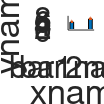

Recreate this plot in MATLAB.
% this function draws a bar graph with error bars


yname = 'yname';
xname = 'xname';
bar1name = 'bar1nam';
bar2name = 'bar2name';
output_filename = 'tmp.png';

close;
y = [5 7];
x = [9 10];
e = [ 1 1];
minY = min(0,min(y-e));
maxY = max(y+e+e);
bar(x,y,0.2);
set(gca,'xTick',x);
set(gca,'xTickLabel',{bar1name bar2name})
ylim([minY maxY]);
hold on;
he = errorbar(x,y,zeros(size(y)),e,'.')
set(he,'LineWidth',1.5);
img_width = 1; % inch
img_height = 1; % inch
set(gcf, 'PaperSize', [img_width img_height]);
set(gcf, 'PaperPositionMode', 'manual');
set(gcf, 'PaperPosition', [0 0 img_width img_height]);
set(gca,'FontSize',22);
xlabel(xname);
ylabel(yname);
box off
% print('-dpng','-r125',output_filename);